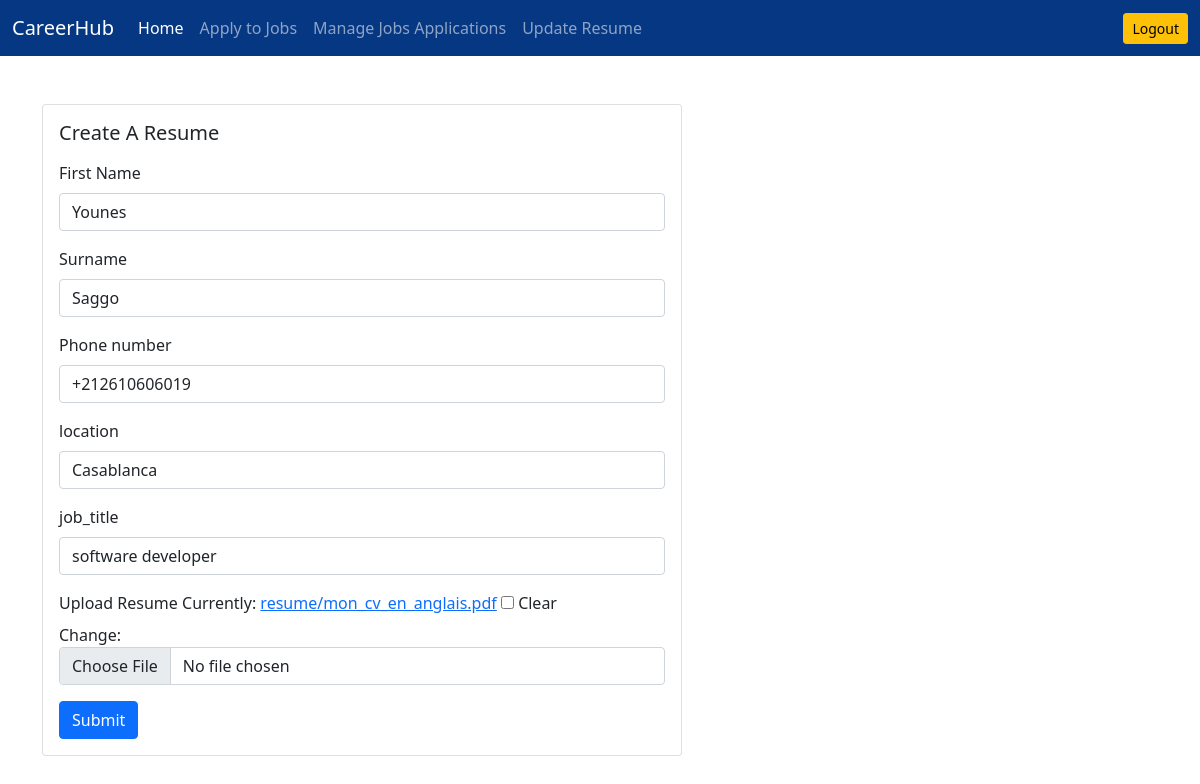
Screenshot of /resume/update-resume/ (signed in) with the database file from the repository.
### resume/models.py (models this page shows, shortened)
class Resume(models.Model):
    user = models.OneToOneField(User, on_delete=models.CASCADE)
    first_name= models.CharField(max_length=100,null=True,blank=True)
    surname= models.CharField(max_length=100,null=True,blank=True)
    phone_number = PhoneNumberField(max_length=20, null=True)
    location= models.CharField(max_length=100,null=True,blank=True)
    job_title= models.CharField(max_length=100,null=True,blank=True)
    upload_resume=models.FileField(upload_to='resume',null=True,blank=True)

### resume/views.py (the view)
# urls.py: path('update-resume/',views.update_resume,name='update-resume'),
def update_resume(request):
    if request.user.is_applicant:
        resume = Resume.objects.get(user=request.user)
        if request.method =='POST':
            form=UpdateResumeForm(request.POST,request.FILES, instance=resume)
            if form.is_valid():
                var=form.save(commit=False)
                user=User.objects.get(pk=request.user.id)
                user.has_resume=True
                user.save()
                var.save()
                messages.info(request, 'Your resume info has been updated')
                return redirect('dashboard')
            else:
                messages.warning(request,'something went wrong')
        else:
                form= UpdateResumeForm(instance=resume)
                context={'form':form}
                return render(request,'resume/update_resume.html',context)
    else:
         messages.warning(request, 'permission denied')
         return redirect('dashboard')

### resume/form.py
class UpdateResumeForm(forms.ModelForm):
    phone_number=PhoneNumberField(
        widget=PhoneNumberPrefixWidget(initial='FR')
    )
    class Meta:
        model = Resume
        exclude=('user',)

### templates/resume/update_resume.html (shortened to what this page needs)
{%extends 'base.html'%}
{%load widget_tweaks%}
{%block content%}
<div class="row">
    <div class="col-md-6">
        <div class="card mx-auto" style="width: 40rem;">
            <div class="card-body">
                <h5 class="card-title mb-3">Create A Resume</h5>
                <form method="POST" enctype="multipart/form-data">
                    <div class="mb-3">
                        <label for="exampleInputEmail1" class="form-label">First Name</label>
                        {% render_field form.first_name class="form-control" %}
                    </div>
                    <div class="mb-3">
                        <label for="exampleInputEmail1" class="form-label">Surname </label>
                        {% render_field form.surname class="form-control" %}
                    </div>
                    <div class="mb-3">
                        <label for="exampleInputEmail1" class="form-label">Phone number </label>
                        {% render_field form.phone_number class="form-control" %}
                    </div>
                    <div class="mb-3">
                        <label for="exampleInputEmail1" class="form-label">location</label>
                        {% render_field form.location class="form-control" %}
                    </div>
                    <div class="mb-3">
                        <label for="exampleInputEmail1" class="form-label">job_title</label>
                        {% render_field form.job_title class="form-control" %}
                    </div>
                    <div class="mb-3">
                        <label for="exampleInputEmail1" class="form-label">Upload Resume</label>
                        {% render_field form.upload_resume class="form-control" %}
                    </div>
                    <button type="submit" class="btn btn-primary">Submit</button>
                </form>
            </div>
        </div>
    </div>
</div>
{%endblock content%}

### rows the page displays
Resume: first_name "Younes", surname "Saggo", phone_number "+212610606019", location "Casablanca", job_title "software developer"
